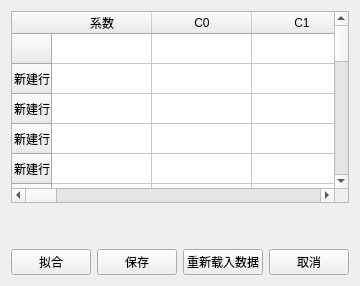
          <widget class="QWidget" name="tab_13">
           <attribute name="title">
            <string>冷却水泵系数</string>
           </attribute>
           <layout class="QHBoxLayout" name="horizontalLayout_27">
            <item>
             <layout class="QVBoxLayout" name="verticalLayout_5">
              <item>
               <widget class="QTableWidget" name="tableWidget_13">
                <row>
                 <property name="text">
                  <string/>
                 </property>
                </row>
                <row>
                 <property name="text">
                  <string>新建行</string>
                 </property>
                </row>
                <row>
                 <property name="text">
                  <string>新建行</string>
                 </property>
                </row>
                <row>
                 <property name="text">
                  <string>新建行</string>
                 </property>
                </row>
                <row>
                 <property name="text">
                  <string>新建行</string>
                 </property>
                </row>
                <row>
                 <property name="text">
                  <string>新建行</string>
                 </property>
                </row>
                <row>
                 <property name="text">
                  <string>新建行</string>
                 </property>
                </row>
                <row>
                 <property name="text">
                  <string>新建行</string>
                 </property>
                </row>
                <row>
                 <property name="text">
                  <string>新建行</string>
                 </property>
                </row>
                <row>
                 <property name="text">
                  <string>新建行</string>
                 </property>
                </row>
                <row>
                 <property name="text">
                  <string>新建行</string>
                 </property>
                </row>
                <row>
                 <property name="text">
                  <string>新建行</string>
                 </property>
                </row>
                <row>
                 <property name="text">
                  <string>新建行</string>
                 </property>
                </row>
                <row>
                 <property name="text">
                  <string>新建行</string>
                 </property>
                </row>
                <row>
                 <property name="text">
                  <string>新建行</string>
                 </property>
                </row>
                <row>
                 <property name="text">
                  <string>新建行</string>
                 </property>
                </row>
                <row>
                 <property name="text">
                  <string>新建行</string>
                 </property>
                </row>
                <row>
                 <property name="text">
                  <string>新建行</string>
                 </property>
                </row>
                <row>
                 <property name="text">
                  <string>新建行</string>
                 </property>
                </row>
                <row>
                 <property name="text">
                  <string>新建行</string>
                 </property>
                </row>
                <row>
                 <property name="text">
                  <string>新建行</string>
                 </property>
                </row>
                <column>
                 <property name="text">
                  <string>系数</string>
                 </property>
                </column>
                <column>
                 <property name="text">
                  <string>C0</string>
                 </property>
                </column>
                <column>
                 <property name="text">
                  <string>C1</string>
                 </property>
                </column>
                <column>
                 <property name="text">
                  <string>C2</string>
                 </property>
                </column>
                <column>
                 <property name="text">
                  <string>新建列</string>
                 </property>
                </column>
                <column>
                 <property name="text">
                  <string>新建列</string>
                 </property>
                </column>
                <column>
                 <property name="text">
                  <string>新建列</string>
                 </property>
                </column>
                <column>
                 <property name="text">
                  <string>新建列</string>
                 </property>
                </column>
                <column>
                 <property name="text">
                  <string>新建列</string>
                 </property>
                </column>
                <column>
                 <property name="text">
                  <string>新建列</string>
                 </property>
                </column>
                <column>
                 <property name="text">
                  <string>新建列</string>
                 </property>
                </column>
                <column>
                 <property name="text">
                  <string>新建列</string>
                 </property>
                </column>
                <column>
                 <property name="text">
                  <string>新建列</string>
                 </property>
                </column>
                <column>
                 <property name="text">
                  <string>新建列</string>
                 </property>
                </column>
                <column>
                 <property name="text">
                  <string>新建列</string>
                 </property>
                </column>
                <column>
                 <property name="text">
                  <string>新建列</string>
                 </property>
                </column>
                <column>
                 <property name="text">
                  <string>新建列</string>
                 </property>
                </column>
                <column>
                 <property name="text">
                  <string>新建列</string>
                 </property>
                </column>
                <column>
                 <property name="text">
                  <string>新建列</string>
                 </property>
                </column>
               </widget>
              </item>
              <item>
               <spacer name="verticalSpacer_13">
                <property name="orientation">
                 <enum>Qt::Vertical</enum>
                </property>
                <property name="sizeHint" stdset="0">
                 <size>
                  <width>20</width>
                  <height>40</height>
                 </size>
                </property>
               </spacer>
              </item>
              <item>
               <layout class="QHBoxLayout" name="horizontalLayout_7">
                <item>
                 <widget class="QPushButton" name="pushButton_15">
                  <property name="text">
                   <string>拟合</string>
                  </property>
                 </widget>
                </item>
                <item>
                 <widget class="QPushButton" name="pushButton_16">
                  <property name="text">
                   <string>保存</string>
                  </property>
                 </widget>
                </item>
                <item>
                 <widget class="QPushButton" name="pushButton_17">
                  <property name="text">
                   <string>重新载入数据</string>
                  </property>
                 </widget>
                </item>
                <item>
                 <widget class="QPushButton" name="pushButton_18">
                  <property name="text">
                   <string>取消</string>
                  </property>
                 </widget>
                </item>
               </layout>
              </item>
             </layout>
            </item>
           </layout>
          </widget>
